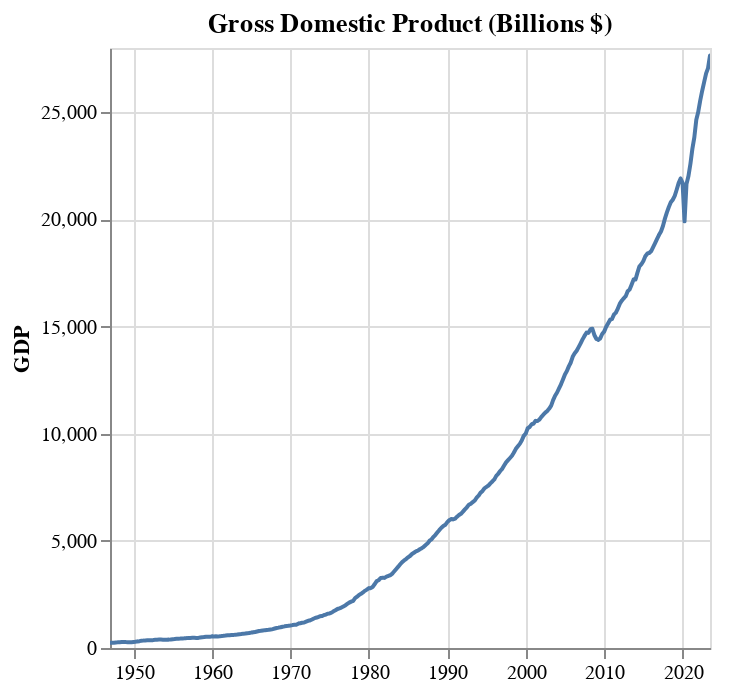

Here is the notebook cell this chart was saved with:
### Code cell
DeepnoteChart(gdp_df, """{"layer":[{"layer":[{"mark":{"clip":true,"type":"trail","color":"#4c78a8","tooltip":true},"encoding":{"x":{"axis":{"title":null},"sort":"ascending","type":"temporal","field":"DATE","scale":{"type":"linear","zero":false}},"y":{"sort":null,"type":"quantitative","field":"GDP","scale":{"type":"linear","zero":false},"format":{"type":"default","decimals":null},"formatType":"numberFormatFromNumberType"}}},{"mark":{"size":100,"type":"point","opacity":0,"tooltip":true},"encoding":{"x":{"axis":{"title":null},"sort":"ascending","type":"temporal","field":"DATE","scale":{"type":"linear","zero":false}},"y":{"sort":null,"type":"quantitative","field":"GDP","scale":{"type":"linear","zero":false},"format":{"type":"default","decimals":null},"formatType":"numberFormatFromNumberType"}}}]}],"title":"Gross Domestic Product (Billions $)","config":{"legend":{}},"$schema":"https://vega.github.io/schema/vega-lite/v5.json","encoding":{}}""")

### Figure 1 — Vega-Lite specification as saved in the notebook (floating-point values rounded to 4 significant figures; data arrays with more than 128 entries replaced by an {"elided": "..."} marker saying what was removed)
{"layer": [{"layer": [{"mark": {"clip": true, "type": "trail", "color": "#4c78a8", "tooltip": true}, "encoding": {"x": {"axis": {"title": null}, "sort": "ascending", "type": "temporal", "field": "DATE", "scale": {"type": "linear", "zero": false}}, "y": {"sort": null, "type": "quantitative", "field": "GDP", "scale": {"type": "linear", "zero": false}, "format": {"type": "default", "decimals": null}, "formatType": "numberFormatFromNumberType"}}}, {"mark": {"size": 100, "type": "point", "opacity": 0, "tooltip": true}, "encoding": {"x": {"axis": {"title": null}, "sort": "ascending", "type": "temporal", "field": "DATE", "scale": {"type": "linear", "zero": false}}, "y": {"sort": null, "type": "quantitative", "field": "GDP", "scale": {"type": "linear", "zero": false}, "format": {"type": "default", "decimals": null}, "formatType": "numberFormatFromNumberType"}}}]}], "title": "Gross Domestic Product (Billions $)", "config": {"legend": {}}, "$schema": "https://vega.github.io/schema/vega-lite/v5.json", "encoding": {}, "data": {"values": {"elided": "307 records"}}}
